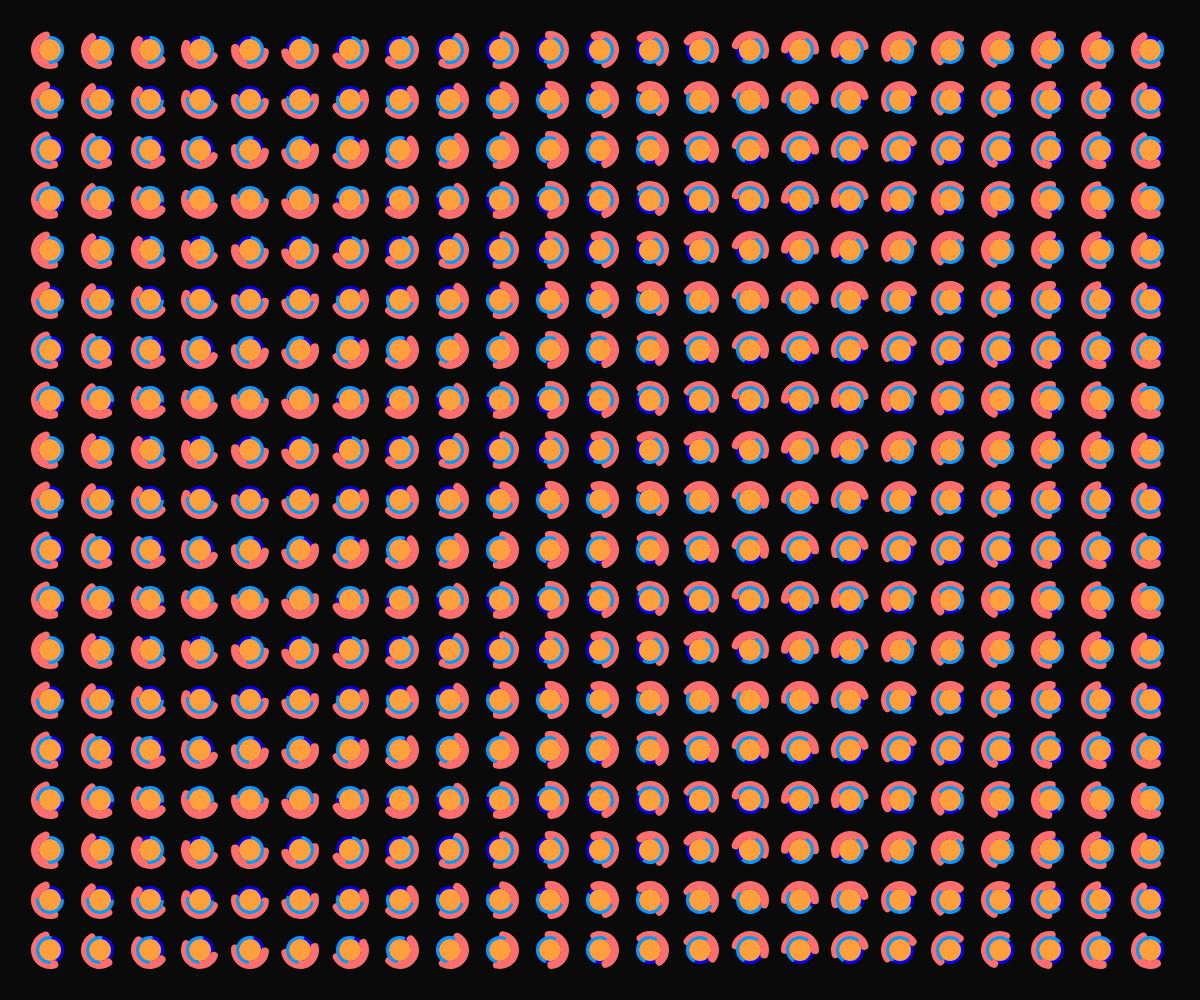
Frame 1 (no input)
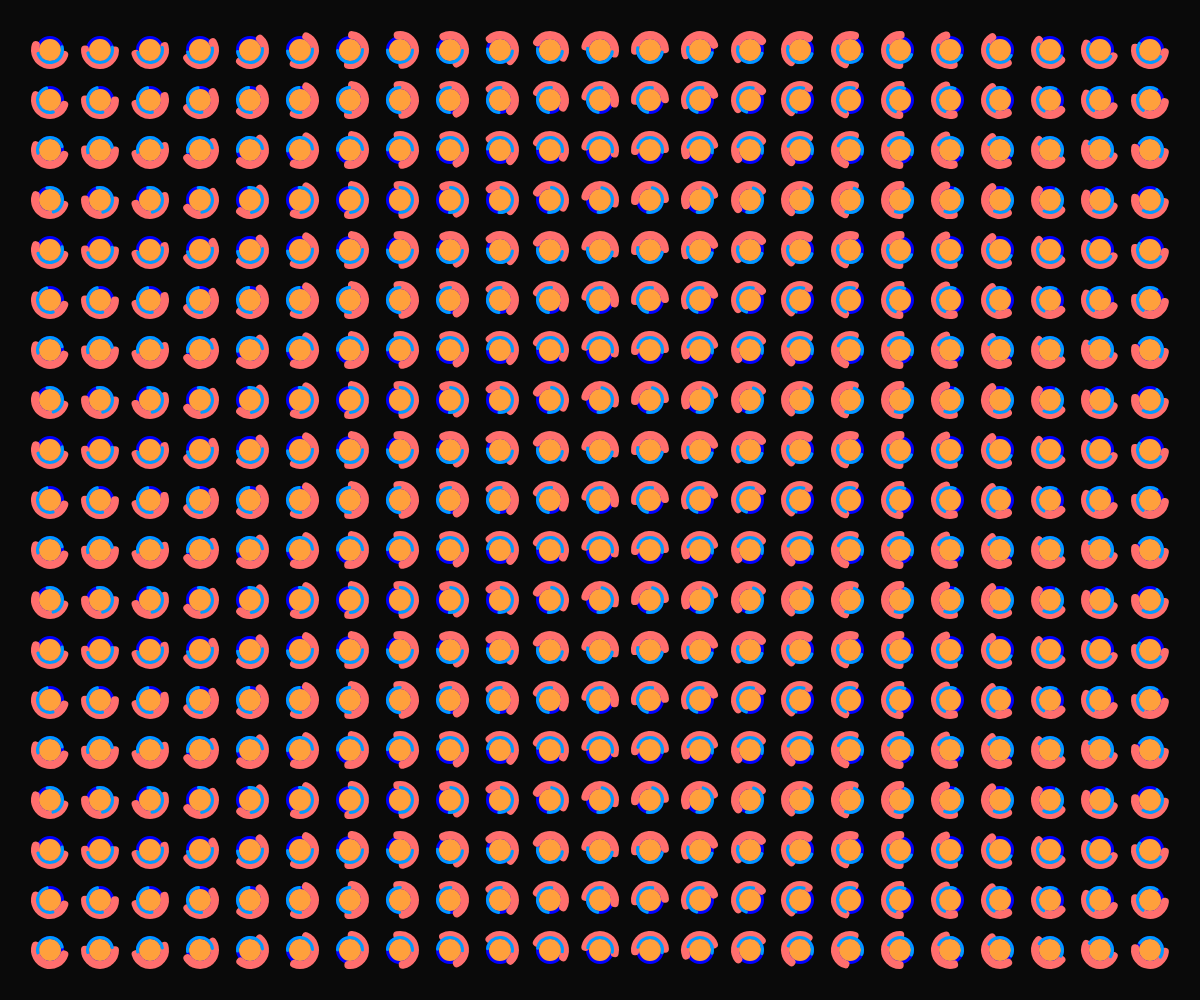
Frame 60 (no input)
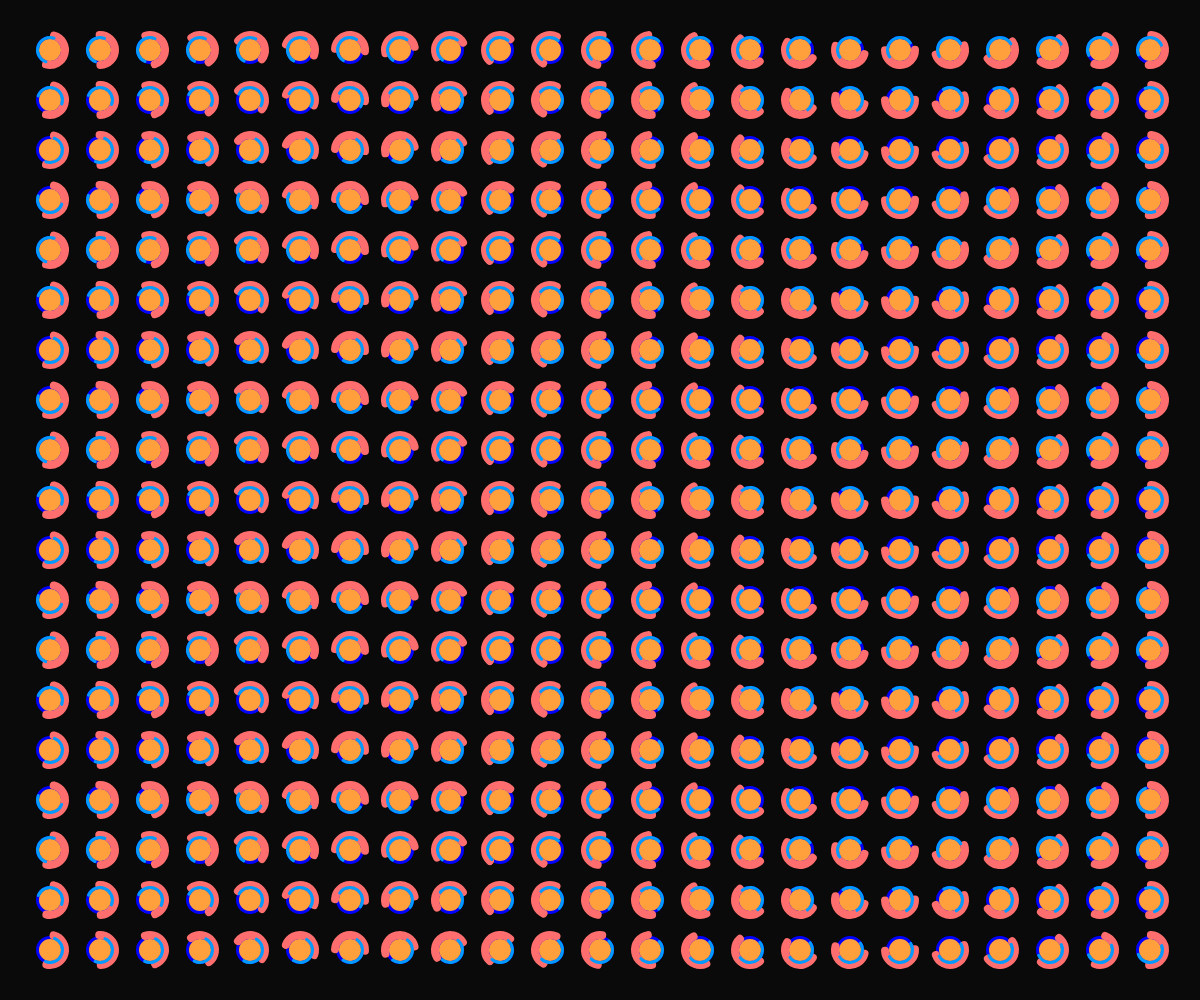
Frame 120 (the mouse pressed at the canvas centre since frame 60)

The p5.js sketch that drew these frames (run headless with seeded random() and noise() and a simulated clock; from frame 60 on, the mouse is pressed at the canvas centre):

// p5.js sketch
// ── sketch.js
let angle = 0;
function setup() {
  createCanvas(windowWidth, windowHeight);
}

function draw() {
  background(10);
  for (let i = 50; i < width - 45; i += 50) {
    for (let j = 50; j < height - 45; j += 50) {

      push()
      fill(255, 160, 60);
      stroke(0, 0, 255);
      strokeWeight(3);
      ellipse(i, j, 25, 25);
      pop()

      push()
      translate(i, j);
      rotate(HALF_PI + i - angle * 3)
      stroke(255, 110, 110);
      strokeWeight(8);
      noFill();
      arc(0, 0, 30, 30, 0, PI)
      pop()

      push()
      translate(i, j);
      rotate(QUARTER_PI * j + angle * 4)
      stroke(0, 155, 255);
      strokeWeight(3);
      noFill();
      arc(0, 0, 25, 25, PI , 0)
      pop()

      angle += 0.0005

    }
  }
}
